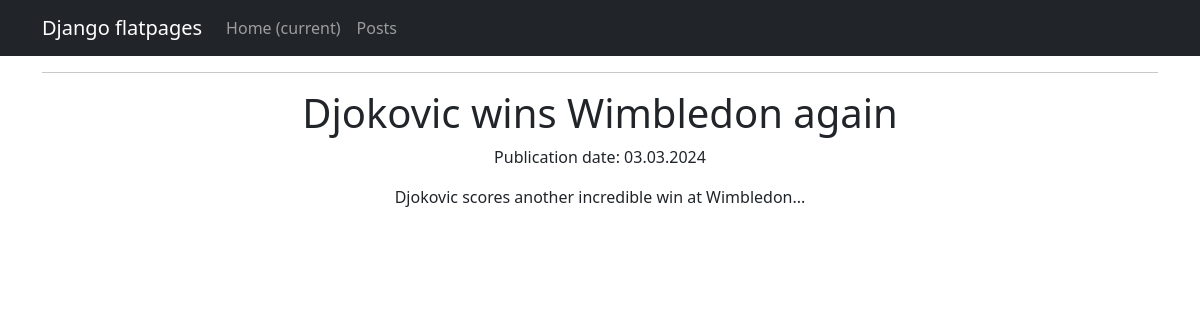
The page /posts/1/ on the database as committed earlier.
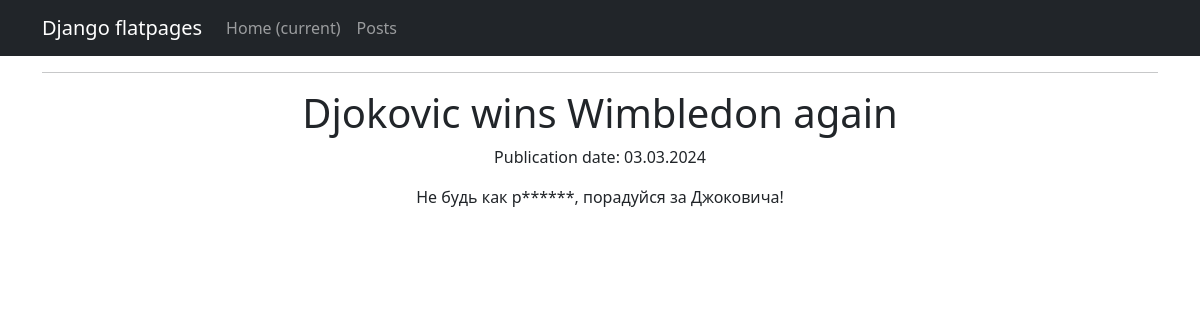
The same page on the database as committed later.
### news/models.py (models this page shows, shortened)
class Post(models.Model):
    ARTICLE = 'article'
    NEWS = 'news'
    POST_CHOICES = [
        (ARTICLE, 'Article'),
        (NEWS, 'News'),
    ]
    author = models.ForeignKey(settings.AUTH_USER_MODEL, on_delete=models.CASCADE, default=1)
    post_type = models.CharField(max_length=7, choices=POST_CHOICES)
    created_at = models.DateTimeField(auto_now_add=True)
    categories = models.ManyToManyField(Category, through='PostCategory')
    title = models.CharField(max_length=200)
    text = models.TextField()
    rating = models.IntegerField(default=0)

### news/views.py (the view)
# urls.py: path('<int:pk>/', PostDetail.as_view(), name='post_detail'),
class PostDetail(DetailView):
    model = Post
    template_name = 'post.html'
    context_object_name = 'post'

### news/templatetags/custom_filters.py (called while the page is built)
@register.filter
def censor(text):
    if not isinstance(text, str):
        raise ValueError("The censor filter can only be applied to strings.")
    bad_words = ['редиска']  #  слова для цензора
    for word in bad_words:
        pattern = re.compile(r'\b' + re.escape(word) + r'\b', re.IGNORECASE)
        text = pattern.sub(word[0] + '*' * (len(word) - 1), text)
    return text

### templates/post.html (shortened to what this page needs)
{% extends 'flatpages/default.html' %}
{% load custom_filters %}!
{% block content %}
    {% if post %}
        <h1>{{ post.title }}</h1>
        <p>Publication date: {{ post.created_at|date:"d.m.Y" }}</p>
        <p>{{ post.text|censor }}</p>
    {% else %}
        <h1>Post</h1>
    {% endif %}
{% endblock content %}

Rows that differ between the two databases and show on the page:
changed Post "Djokovic wins Wimbledon again": text|censor "Djokovic scores another incredible win at Wimbledon..." → "Не будь как р******, порадуйся за Джоковича!"
